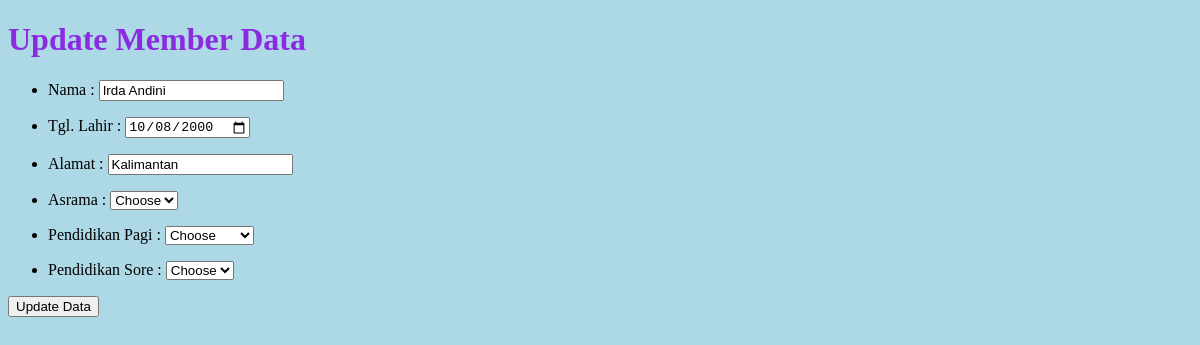
Screenshot of /ubah.php?id=18 (signed in) with the database file from the repository.
### tables this page shows
CREATE TABLE `pendaftaran` (
  `id` int(11) NOT NULL,
  `nama` varchar(50) NOT NULL,
  `tgl_lahir` date NOT NULL,
  `alamat` varchar(50) NOT NULL,
  `asrama` enum('A','B','C','D','E','F','') NOT NULL,
  `pend_pagi` enum('MI','MTs','MA','KEMENAG','MTI') NOT NULL,
  `pend_sore` enum('SD','SMP','SMA','SMK','PT') NOT NULL
);

### functions.php (called while the page is built, shortened)
<?php
$conn = mysqli_connect("localhost", "root", "", "db_registrasi");
function query($query) {
	global $conn;
	$result = mysqli_query($conn, $query);
	$rows = [];
	while( $row = mysqli_fetch_assoc($result) ) {
		$rows[] = $row;
	}
	return $rows;
}
?>

### ubah.php (the view, shortened to what this page needs)
<?php
require 'functions.php';
$id = $_GET["id"];
$pendaftaran = query("SELECT * FROM pendaftaran WHERE id = $id")[0];
?>
<!DOCTYPE html>
<html>
<head>
	<link rel="stylesheet" type="text/css" href="style.css">
</head>
<body id="ubah">
	<h1 style="color: blueviolet;">Update Member Data</h1>
	<form action="" method="post">
		<ul>
			<li>
				<label for="nama">Nama :</label>
				<input type="text" name="nama" id="nama" required value="<?= $pendaftaran["nama"]; ?>">
			</li>
		</ul>
		<ul>
			<li>
				<label for="tgl_lahir">Tgl. Lahir :</label>
				<input type="date" name="tgl_lahir" id="tgl_lahir" required value="<?= $pendaftaran["tgl_lahir"]; ?>">
			</li>
		</ul>
		<ul>
			<li>
				<label for="alamat">Alamat :</label>
				<input type="text" name="alamat" id="alamat" required value="<?= $pendaftaran["alamat"]; ?>">
			</li>
		</ul>
		<ul>
			<li>
				<label for="asrama">Asrama :</label>
				<select name="asrama">
									<option value="">Choose</option>
				</select>
			</li>
		</ul>
		<ul>
			<li>
				<label for="pend_pagi">Pendidikan Pagi :</label>
				<select name="pend_pagi">
									<option value="">Choose</option>
				</select>
			</li>
		</ul>
		<ul>
			<li>
				<label for="pend_sore">Pendidikan Sore :</label>
				<select name="pend_sore">
									<option value="">Choose</option>
				</select>
			</li>
		</ul>
        <button type="submit" name="submit">Update Data</button>
	</form>
</body>
</html>

### style.css (style rules this page uses)
#ubah { background-color: lightblue; }

### rows the page displays
pendaftaran: nama "Irda Andini", tgl_lahir "10/08/2000", alamat "Kalimantan"
